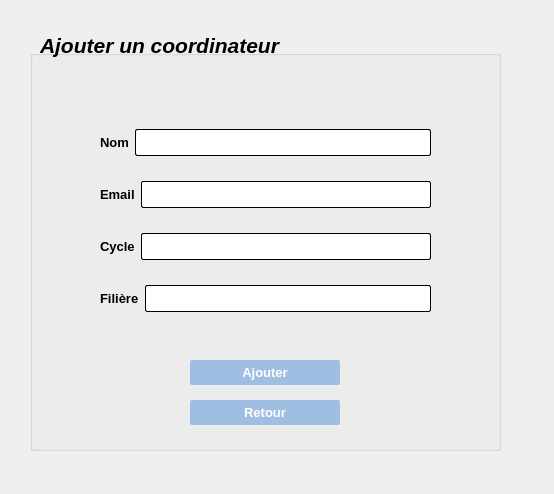
<?xml version="1.0" encoding="UTF-8"?>
<ui version="4.0">
 <class>AddCoord</class>
 <widget class="QDialog" name="AddCoord">
  <property name="geometry">
   <rect>
    <x>0</x>
    <y>0</y>
    <width>554</width>
    <height>494</height>
   </rect>
  </property>
  <property name="windowTitle">
   <string>Dialog</string>
  </property>
  <widget class="QGroupBox" name="groupBox">
   <property name="geometry">
    <rect>
     <x>30</x>
     <y>50</y>
     <width>471</width>
     <height>401</height>
    </rect>
   </property>
   <property name="title">
    <string/>
   </property>
   <widget class="QPushButton" name="AddButton">
    <property name="geometry">
     <rect>
      <x>160</x>
      <y>310</y>
      <width>150</width>
      <height>25</height>
     </rect>
    </property>
    <property name="font">
     <font>
      <pointsize>-1</pointsize>
      <bold>true</bold>
     </font>
    </property>
    <property name="styleSheet">
     <string notr="true">QPushButton{
color: #ffffff;
border-radius:2px;
background-color: rgb(159, 191, 226);
height: 25px;
font-size:13px;
}
QPushButton:hover:!pressed
{
	background-color: rgb(179, 216, 255);
}
QPushButton:pressed
{
              transition: 0.9s; 
}</string>
    </property>
    <property name="text">
     <string>Ajouter</string>
    </property>
   </widget>
   <widget class="QWidget" name="layoutWidget">
    <property name="geometry">
     <rect>
      <x>70</x>
      <y>60</y>
      <width>331</width>
      <height>221</height>
     </rect>
    </property>
    <layout class="QVBoxLayout" name="verticalLayout">
     <item>
      <layout class="QHBoxLayout" name="horizontalLayout">
       <item>
        <widget class="QLabel" name="label">
         <property name="font">
          <font>
           <pointsize>10</pointsize>
           <italic>false</italic>
           <bold>true</bold>
          </font>
         </property>
         <property name="text">
          <string>Nom</string>
         </property>
        </widget>
       </item>
       <item>
        <widget class="QLineEdit" name="NameCoord">
         <property name="font">
          <font>
           <pointsize>10</pointsize>
          </font>
         </property>
         <property name="styleSheet">
          <string notr="true">QLineEdit{
	background-color: rgb(255, 255, 255);
	 border: 1px  solid;
     border-radius: 2px;
height:25px;
}</string>
         </property>
        </widget>
       </item>
      </layout>
     </item>
     <item>
      <layout class="QHBoxLayout" name="horizontalLayout_2">
       <item>
        <widget class="QLabel" name="label_2">
         <property name="font">
          <font>
           <pointsize>10</pointsize>
           <italic>false</italic>
           <bold>true</bold>
          </font>
         </property>
         <property name="text">
          <string>Email</string>
         </property>
        </widget>
       </item>
       <item>
        <widget class="QLineEdit" name="Email">
         <property name="font">
          <font>
           <pointsize>10</pointsize>
          </font>
         </property>
         <property name="styleSheet">
          <string notr="true">QLineEdit{
	background-color: rgb(255, 255, 255);
	 border: 1px  solid;
     border-radius: 2px;
height:25px;
}</string>
         </property>
        </widget>
       </item>
      </layout>
     </item>
     <item>
      <layout class="QHBoxLayout" name="horizontalLayout_3">
       <item>
        <widget class="QLabel" name="label_3">
         <property name="font">
          <font>
           <pointsize>10</pointsize>
           <italic>false</italic>
           <bold>true</bold>
          </font>
         </property>
         <property name="text">
          <string>Cycle</string>
         </property>
        </widget>
       </item>
       <item>
        <widget class="QLineEdit" name="Cycle">
         <property name="font">
          <font>
           <pointsize>10</pointsize>
          </font>
         </property>
         <property name="styleSheet">
          <string notr="true">QLineEdit{
	background-color: rgb(255, 255, 255);
	 border: 1px  solid;
     border-radius: 2px;
height:25px;
}</string>
         </property>
         <property name="echoMode">
          <enum>QLineEdit::Normal</enum>
         </property>
        </widget>
       </item>
      </layout>
     </item>
     <item>
      <layout class="QHBoxLayout" name="horizontalLayout_4">
       <item>
        <widget class="QLabel" name="label_4">
         <property name="font">
          <font>
           <pointsize>10</pointsize>
           <italic>false</italic>
           <bold>true</bold>
          </font>
         </property>
         <property name="text">
          <string>Filière</string>
         </property>
        </widget>
       </item>
       <item>
        <widget class="QLineEdit" name="Filiere">
         <property name="font">
          <font>
           <pointsize>10</pointsize>
          </font>
         </property>
         <property name="styleSheet">
          <string notr="true">QLineEdit{
	background-color: rgb(255, 255, 255);
	 border: 1px  solid;
     border-radius: 2px;
height:25px;
}</string>
         </property>
         <property name="echoMode">
          <enum>QLineEdit::Normal</enum>
         </property>
        </widget>
       </item>
      </layout>
     </item>
    </layout>
   </widget>
   <widget class="QPushButton" name="CoordReturn">
    <property name="geometry">
     <rect>
      <x>160</x>
      <y>350</y>
      <width>150</width>
      <height>25</height>
     </rect>
    </property>
    <property name="font">
     <font>
      <pointsize>-1</pointsize>
      <bold>true</bold>
     </font>
    </property>
    <property name="styleSheet">
     <string notr="true">QPushButton{
color: #ffffff;
border-radius:2px;
background-color: rgb(159, 191, 226);
height: 25px;
font-size:13px;
}
QPushButton:hover:!pressed
{
	background-color: rgb(179, 216, 255);
}
QPushButton:pressed
{
              transition: 0.9s; 
}</string>
    </property>
    <property name="text">
     <string>Retour</string>
    </property>
   </widget>
  </widget>
  <widget class="QLabel" name="label_5">
   <property name="geometry">
    <rect>
     <x>40</x>
     <y>20</y>
     <width>241</width>
     <height>51</height>
    </rect>
   </property>
   <property name="font">
    <font>
     <pointsize>16</pointsize>
     <italic>true</italic>
     <bold>true</bold>
    </font>
   </property>
   <property name="text">
    <string>Ajouter un coordinateur</string>
   </property>
  </widget>
 </widget>
 <resources/>
 <connections/>
</ui>
